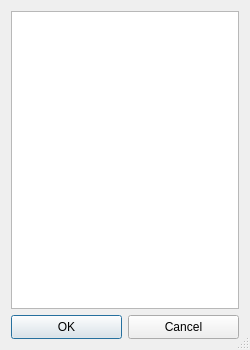
<?xml version="1.0" encoding="UTF-8"?>
<ui version="4.0">
 <class>QEditInfluencesDialog</class>
 <widget class="QDialog" name="QEditInfluencesDialog">
  <property name="geometry">
   <rect>
    <x>0</x>
    <y>0</y>
    <width>250</width>
    <height>350</height>
   </rect>
  </property>
  <property name="minimumSize">
   <size>
    <width>250</width>
    <height>350</height>
   </size>
  </property>
  <property name="windowTitle">
   <string>|| Edit Influences</string>
  </property>
  <property name="sizeGripEnabled">
   <bool>true</bool>
  </property>
  <property name="modal">
   <bool>true</bool>
  </property>
  <layout class="QVBoxLayout" name="centralLayout">
   <item>
    <widget class="QTreeView" name="influenceTreeView">
     <property name="styleSheet">
      <string notr="true">QTreeView:item { height: 24; }</string>
     </property>
     <property name="horizontalScrollBarPolicy">
      <enum>Qt::ScrollBarAlwaysOff</enum>
     </property>
     <property name="editTriggers">
      <set>QAbstractItemView::NoEditTriggers</set>
     </property>
     <property name="alternatingRowColors">
      <bool>true</bool>
     </property>
     <property name="selectionMode">
      <enum>QAbstractItemView::ExtendedSelection</enum>
     </property>
     <property name="uniformRowHeights">
      <bool>true</bool>
     </property>
     <property name="animated">
      <bool>true</bool>
     </property>
    </widget>
   </item>
   <item>
    <layout class="QHBoxLayout" name="buttonLayout">
     <item>
      <widget class="QPushButton" name="okayPushButton">
       <property name="minimumSize">
        <size>
         <width>0</width>
         <height>24</height>
        </size>
       </property>
       <property name="maximumSize">
        <size>
         <width>16777215</width>
         <height>24</height>
        </size>
       </property>
       <property name="text">
        <string>OK</string>
       </property>
      </widget>
     </item>
     <item>
      <widget class="QPushButton" name="cancelPushButton">
       <property name="minimumSize">
        <size>
         <width>0</width>
         <height>24</height>
        </size>
       </property>
       <property name="maximumSize">
        <size>
         <width>16777215</width>
         <height>24</height>
        </size>
       </property>
       <property name="text">
        <string>Cancel</string>
       </property>
      </widget>
     </item>
    </layout>
   </item>
  </layout>
 </widget>
 <resources/>
 <connections>
  <connection>
   <sender>okayPushButton</sender>
   <signal>clicked()</signal>
   <receiver>QEditInfluencesDialog</receiver>
   <slot>accept()</slot>
   <hints>
    <hint type="sourcelabel">
     <x>77</x>
     <y>333</y>
    </hint>
    <hint type="destinationlabel">
     <x>147</x>
     <y>177</y>
    </hint>
   </hints>
  </connection>
  <connection>
   <sender>cancelPushButton</sender>
   <signal>clicked()</signal>
   <receiver>QEditInfluencesDialog</receiver>
   <slot>reject()</slot>
   <hints>
    <hint type="sourcelabel">
     <x>217</x>
     <y>333</y>
    </hint>
    <hint type="destinationlabel">
     <x>147</x>
     <y>177</y>
    </hint>
   </hints>
  </connection>
 </connections>
</ui>
